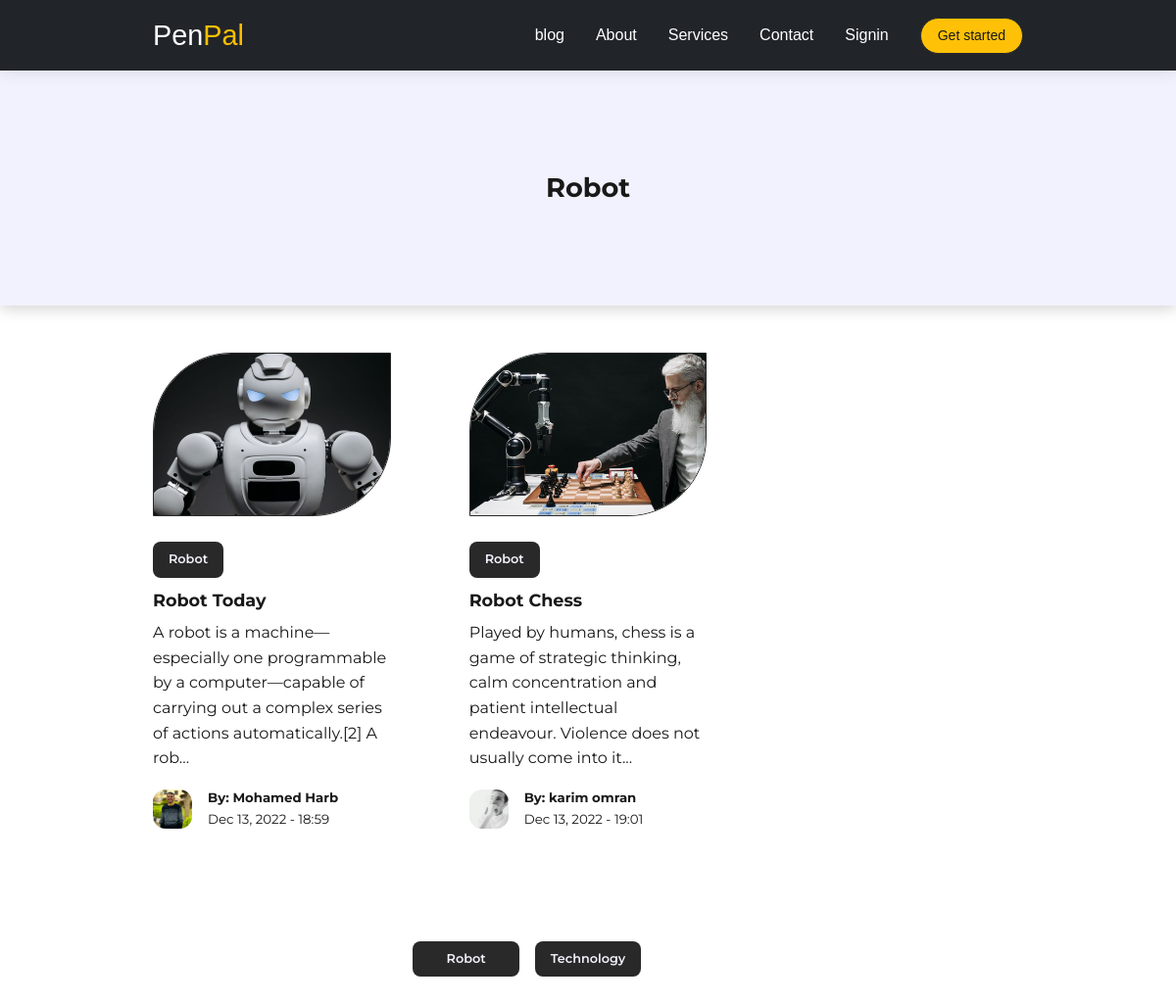
Screenshot of /category-posts.php?id=39 with the database file from the repository.
### tables this page shows
CREATE TABLE `categories` (
  `id` int(11) UNSIGNED NOT NULL,
  `title` varchar(50) NOT NULL,
  `description` text NOT NULL
);

CREATE TABLE `posts` (
  `id` int(11) UNSIGNED NOT NULL,
  `title` varchar(255) NOT NULL,
  `body` text NOT NULL,
  `thumbnail` varchar(255) NOT NULL,
  `date_time` timestamp NOT NULL DEFAULT current_timestamp(),
  `category_id` int(11) UNSIGNED DEFAULT NULL,
  `author_id` int(11) UNSIGNED NOT NULL,
  `is_featured` tinyint(1) NOT NULL
);

CREATE TABLE `users` (
  `id` int(11) UNSIGNED NOT NULL,
  `firstname` varchar(50) NOT NULL,
  `lastname` varchar(50) NOT NULL,
  `username` varchar(50) NOT NULL,
  `email` varchar(100) NOT NULL,
  `password` varchar(255) NOT NULL,
  `avatar` varchar(255) NOT NULL,
  `is_admin` tinyint(1) NOT NULL
);

### category-posts.php (the view, shortened to what this page needs)
<?php
 include 'partials/header.php';
 if(isset($_GET['id'])){
  $id = filter_var($_GET['id'],FILTER_SANITIZE_NUMBER_INT);
  $query = "SELECT *FROM posts WHERE category_id=$id ORDER BY date_time";
  $posts = mysqli_query($connection,$query);
 }else{
  header('location:'.ROOT_URL. 'PenPal.php');
 }
 ?>
    <header class="category__title">
    <h2>
    <?php
            $category_query = "SELECT * FROM categories WHERE id=$id";
            $category_result = mysqli_query($connection,$category_query);
            $category = mysqli_fetch_assoc($category_result);
            echo $category['title'];
            ?>
    </h2>
    </header>
<?php if (mysqli_num_rows($posts)>0):?>
<section class="posts">
  <div class="container posts__container">
    <?php while ($post = mysqli_fetch_assoc($posts)) : ?>
    <article>
      <div class="post__thumbnail">
        <img src="./images/<?= $post['thumbnail']?>" />
      </div>
      <div class="post__info">
      <?php
        $category_id = $post['category_id'];
        $category_query = "SELECT * FROM categories WHERE id=$category_id";
        $category_result = mysqli_query($connection,$category_query);
        $category = mysqli_fetch_assoc($category_result);
        ?>
      <a href="<?= ROOT_URL?>category-posts.php?id=<?=$post['category_id']?>" class="category__button"><?= $category['title']?></a>
        <h3 class="post__title">
        <a href="<?= ROOT_URL?>post.php?id=<?=$post['id']?>"><?= $post['title']?></a>
        </h3>
        <p class="post__body">
        <?= substr($post['body'],0,150) ?>...
        </p>
        <div class="post__author">
        <?php
                $author_id = $post['author_id'];
                $author_query = "SELECT *FROM users WHERE id=$author_id";
                $author_result = mysqli_query($connection, $author_query);
                $author = mysqli_fetch_assoc($author_result);
              ?>
          <div class="post__author-avatar">
            <img src="./images/<?= $author['avatar']?>" />
          </div>
          <div class="post__author-info">
          <h5>By: <?= "{$author['firstname']} {$author['lastname']}"?></h5>
          <small><?= date("M d, Y - H:i ",strtotime($post['date_time']))?></small>
          </div>
        </div>
      </div>
    </article>
    <?php endwhile ?>
  </div>
</section>
    <?php else :?>
      <div class="alert__message error lg"><p>No posts found for this category</p></div>
<?php endif?>
    <section class="category__buttons">
      <div class="container category__buttons-container">
        <?php
          $all_categories_query = "SELECT * FROM categories";
          $all_categories  = mysqli_query($connection,$all_categories_query);
        ?>
        <?php while($category = mysqli_fetch_array($all_categories)):?>
        <a href="<?=ROOT_URL?>category-posts.php?id=<?= $category['id']?>" class="category__button"><?= $category['title']?></a>
        <?php endwhile?>
      </div>
    </section>

### css/style.css (style rules this page uses)
:root { --color-primary: #712cf9; --color-primary-light: hsl(242, 91%, 69%, 18%); --color-primary-variant: #5854c7; --color-red: #da0f3f; --color-red-light: hsl(346, 87%, 46%, 15%); --color-green: #00c476; --color-green-light: hsl(156, 100%, 38%, 15%); --color-gray-900: #1e1e66; --color-gray-700: #2d2b7c; --color-gray-300: rgba(242, 242, 254, 0.3); --color-gray-200: rgba(242, 242, 254, 0.7); --color-white: #f2f2fe; --color-black: #191919; --color-black-700: #292929; --color-bg: rgba(255, 255, 255, 1); --transition: all 300ms ease; --container-width-lg: 74%; --container-width-md: 88%; --form-width: 40%; --card-border-radius-1: 0.3rem; --card-border-radius-2: 0.5rem; --card-border-radius-3: 0.8rem; --card-border-radius-4: 2rem; --card-border-radius-5: 5rem; }
* { margin: 0; padding: 0; outline: 0; border: 0; appearance: 0; list-style: none; text-decoration: none; box-sizing: border-box; }
body { font-family: "Montserrat", sans-serif; line-height: 1.6; color: var(--color-black); overflow-x: hidden; background: var(--color-bg); font-size: 1rem; }
.container { width: var(--container-width-lg); max-width: 1800px; margin-inline: auto; }
section { margin-top: 3rem; width: 100vm; }
h1, h2, h3, h4, h5 { color: var(--color-black); line-height: 1.3; }
h2 { font-size: 1.7rem; margin: 1rem 0; }
h3 { font-size: 1.1rem; margin: 0.8rem 0 0.5rem; }
h5 { margin: 0; }
a { color: var(--color-black); transition: var(--transition); }
img { display: block; width: 100%; object-fit: cover; transition: 0.3s; }
.category__button { background: #292929; color: var(--color-white); display: inline-block; padding: 0.5rem 1rem; border-radius: var(--card-border-radius-2); font-weight: 600; font-size: 0.8rem; text-align: center; }
.post__thumbnail { border-radius: var(--card-border-radius-5) 0; border: 0.1rem solid #292929; overflow: hidden; margin-bottom: 1.6rem; }
.post__author { display: flex; gap: 1rem; margin-top: 1.2rem; }
.post__author-avatar { width: 2.5rem; height: 2.5rem; border-radius: var(--card-border-radius-3); overflow: hidden; }
.posts__container { display: grid; grid-template-columns: repeat(3, 1fr); gap: 5rem; margin-bottom: 1rem; }
.category__buttons { padding: 4rem 0; }
.category__buttons-container { width: fit-content; display: grid; grid-template-columns: repeat(3, 1fr); gap: 1rem; }
.category__title { height: 15rem; margin-top: 4.5rem; background: var(--color-bg); display: grid; place-items: center; box-shadow: 0 0.1rem 1rem rgba(0, 0, 0, 0.2); background-color: var(--color-white); }

### rows the page displays
categories: title "Robot"
posts: thumbnail (picture), category.title "Robot", title "Robot Today", body "A robot is a machine—especially one programmable by a computer—capable of carrying out a complex series of actions automatically.[2] A rob", author.avatar (picture), author.firstname "Mohamed", author.lastname "Harb", date_time "Dec 13, 2022 - 18:59"
posts: thumbnail (picture), category.title "Robot", title "Robot Chess", body "Played by humans, chess is a game of strategic thinking, calm concentration and patient intellectual endeavour. Violence does not usually come into it", author.avatar (picture), author.firstname "karim", author.lastname "omran", date_time "Dec 13, 2022 - 19:01"
categories: title "Technology"
